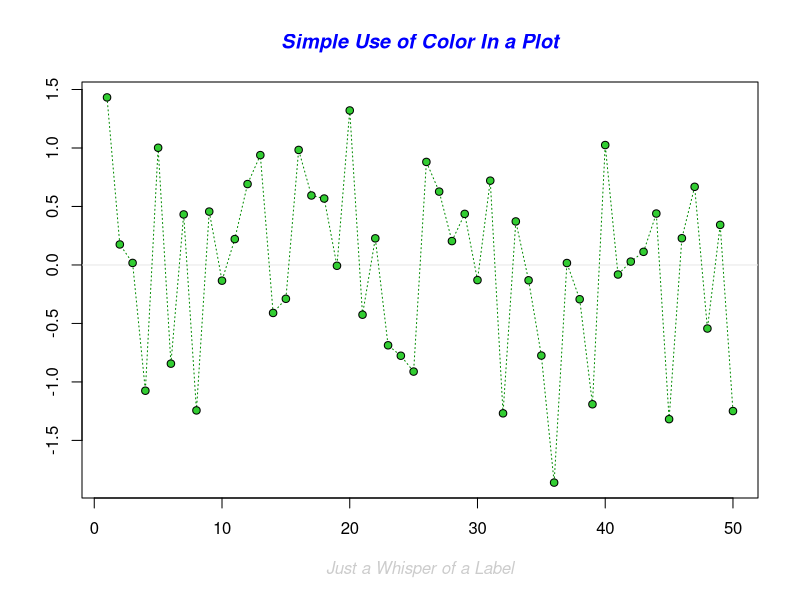
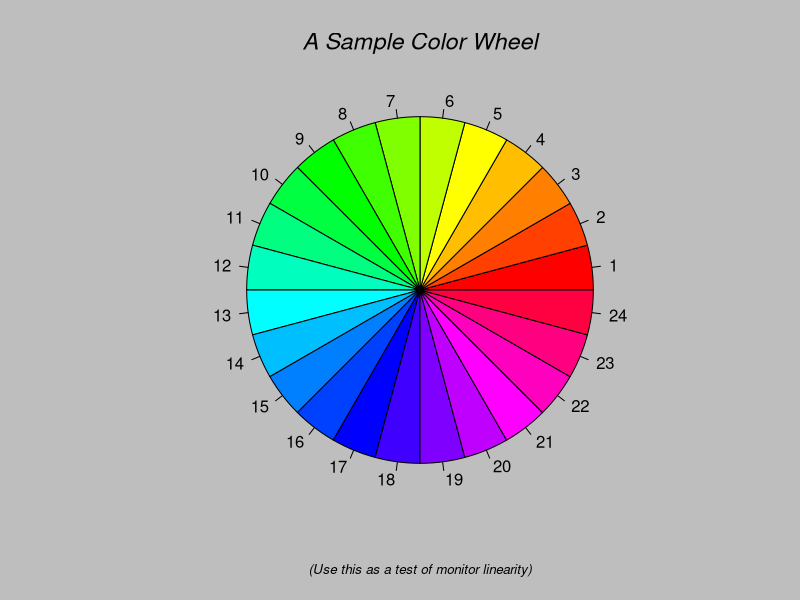
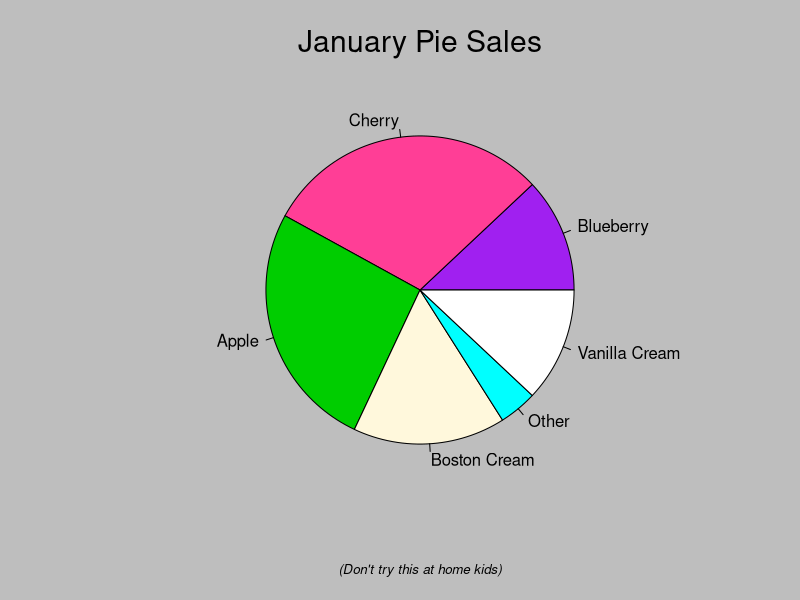
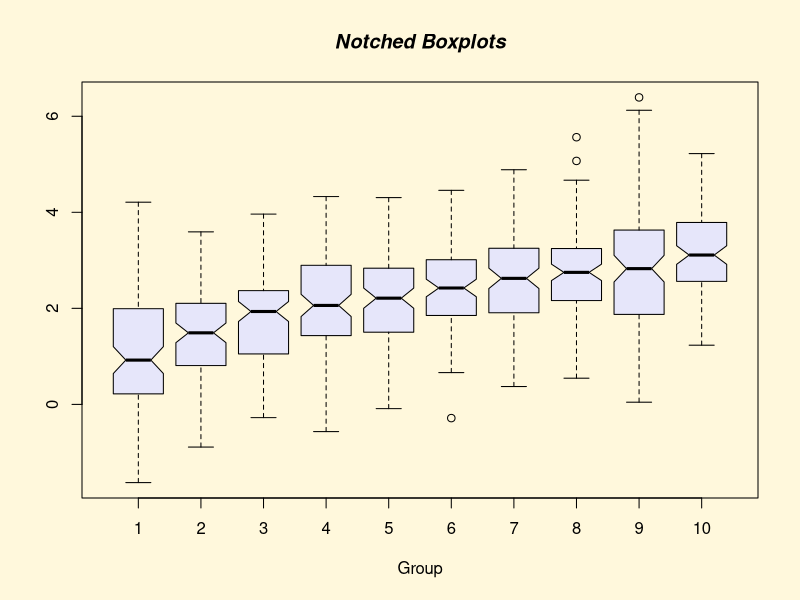
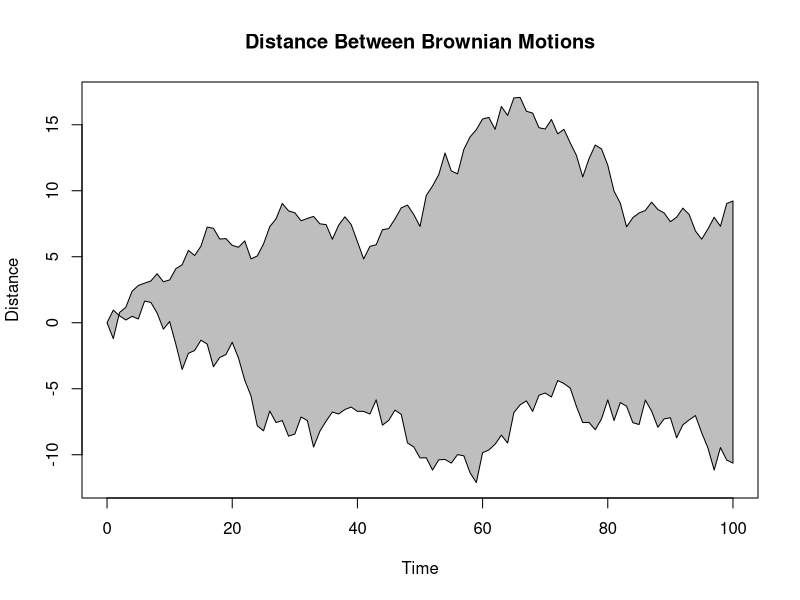
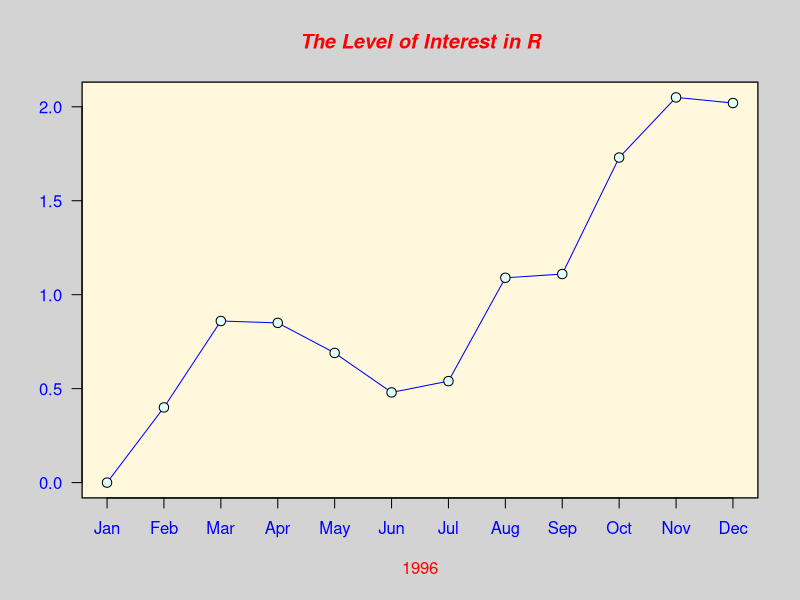
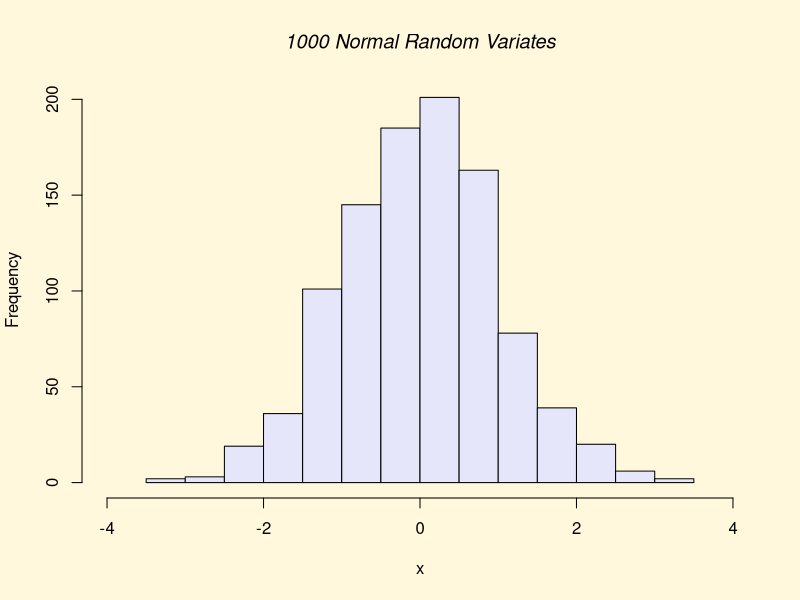
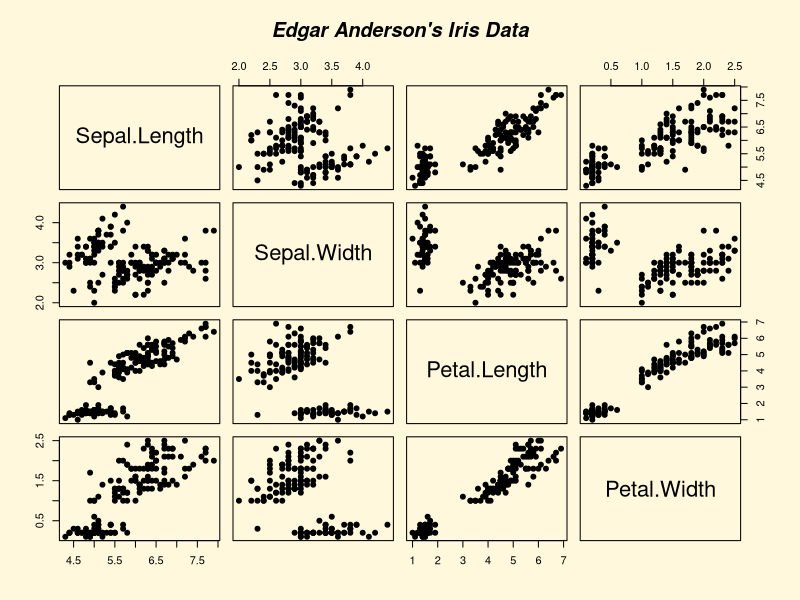

The R script that drew these images, in order:
## ---- chunk 1
demo(graphics)
## ---- chunk 2
demo(persp)
## ---- chunk 3
?device
## ---- chunk 4
# Open a pdf file
pdf()
# Open a png file
png()
# Open an svg file
svg()
## ---- chunk 5
pdf()
pdf()
svg()
# Get a list of open devices
dev.list()
# Get the current device
dev.cur()
## ---- chunk 6
pdf()
pdf()
svg()
dev.list()
# Set the current device to device number 2
dev.set(2)
## ---- chunk 7
pdf()
pdf()
svg()
dev.list()
# Close the active device
dev.off()
dev.list()
## ---- chunk 8
pdf()
pdf()
svg()
svg()
pdf()
pdf()
dev.list()
# Close device number 4
dev.off(4)
dev.list()
## ---- chunk 9
plot(iris$Petal.Width)
## ---- chunk 10
plot(iris$Species) # iris#Species is a factor
## ---- chunk 11
plot(c('1','2','3')) # Character vector coerced into numeric
plot(iris$Petal.Width > 1) # Logical vector coerced into numeric
## ---- chunk 12
plot(
  x = iris$Petal.Width,
  y = iris$Sepal.Width,
)
## ---- chunk 13
plot(
  x = iris$Species,
  y = iris$Sepal.Width,
)
## ---- chunk 14
lst <- list(x=1:10, y=2*(1:10), z=3:5)
plot(lst)
## ---- chunk 15
plot(iris)
## ---- chunk 16
plot(sin, from=0, to=2*pi)
## ---- chunk 17
boxplot(iris$Sepal.Width)
## ---- chunk 18
hist(iris$Sepal.Width, breaks=20)
## ---- chunk 19
hist(iris$Sepal.Width, breaks=20, freq=FALSE)
## ---- chunk 20
barplot(table(iris$Species))
## ---- chunk 21
# survey <- read.csv('/course/data/survey.csv', header=TRUE)
# tab <- table(survey$gender, survey$study.area)
## ---- chunk 22
# survey <- read.csv('data/survey.csv', header=TRUE)
# tab <- table(survey$gender, survey$study.area)
# barplot(tab, beside=TRUE, legend=TRUE)
## ---- chunk 23
curve(sin, from=0, to=2*pi)
## ---- chunk 24
curve(x^2 + 2*x -2, from=-3, to=3)
## ---- chunk 25
curve(sin, from=0, to=2*pi)
## ---- chunk 26
curve(x^2 + 2*x -2, from=-3, to=3)
## ---- chunk 27
plot(
  x = 1:10,
  y = 10:1,
  type = "b",
  main = "A customised plot",
  sub = "With a sub-heading",
  xlab = "Ten random values",
  ylab = "Ten more random values",
  xlim = c(-2, 12),
  ylim = c(-2, 12),
)
## ---- chunk 28
?par
## ---- chunk 29
plot(
  x = 1:10,
  y = 10:1,
  main = "A demonstration",
  cex.main = 3,
  font.main = 2,
  xlab = "The x-axis",
  ylab = "The y-axis",
  col.lab = "blue",
  type = "b",
  col = "red",
  lty = "dashed",
  lwd = 2,
  pch = "&",
)
## ---- chunk 30
par(
  cex.main = 3,
  font.main = 2,
  col.lab = "blue",
  col = "red",
  lty = "dashed",
  lwd = 2,
  pch = "&"
)
plot(
  x = 1:10,
  y = 10:1,
  main = "A demonstration",
  xlab = "The x-axis",
  ylab = "The y-axis",
  type = "b",
)
## ---- chunk 31
old_par <- par()
# Make changes to parameters
# Produce graphs
par(old_par)
## ---- chunk 32
par()
## ---- chunk 33
plot(
  x = 1:25,
  pch = 1:25
)
## ---- chunk 34
colors()
## ---- chunk 35
demo(colors)
## ---- chunk 36
plot(1:10)
points(
  x = c(2, 3),
  y = c(9, 9),
)
## ---- chunk 37
plot(1:10)
points(
  x = c(2, 3),
  y = c(9, 9),
  pch = 8, # 8 is a star
  col = 'red',
)
## ---- chunk 38
plot(1:10)
lines(
  c(2, 3, 4, 5),
  c(9, 9, 8, 8),
)
## ---- chunk 39
plot(1:10)
lines(
  x = c(2, 3, 4, 5),
  y = c(9, 9, 8, 8),
  lty = 5, # 5 is longdash
  lwd = 2,
  col = 'blue',
)
## ---- chunk 40
plot(1:10)
# Add a line with gradient 4, y-intercept 0.5
abline(
  a = c(4, 6),
  b = c(0.5, -1),
)
# Add a line with gradient 6, y-intercept -1
abline(
  a = 6,
  b = -1,
)
## ---- chunk 41
plot(1:10)
abline(
  a = 6,
  b = -0.5,
  lty = 5,
  lwd = 2,
  col = 'blue',
)
## ---- chunk 42
curve(
  x^2 + 2*x -2,
  from = -3,
  to = 3,
  col = 'blue',
  lwd = 2,
)
abline(
  h = 0,
  lty = 3,
)
abline(
  v = 0,
  lty = 3,
)
## ---- chunk 43
# Plot the sin curve
plot(
  sin,
  from = 0,
  to = 2*pi,
)
# Add points at the max and min
points(
  x = c(pi/2, 3*pi/2),
  y = c(1, -1),
)
# Add text at the max and min
text(
  x = c(pi/2, 3*pi/2),
  y = c(1, -1),
  labels = c('Max', 'Min'),
)
## ---- chunk 44
# Plot the sin curve
plot(
  sin,
  from = 0,
  to = 2*pi,
)
# Add points at the max and min
points(
  x = c(pi/2, 3*pi/2),
  y = c(1, -1),
)
# Add text at the max and min
text(
  x = c(pi/2, 3*pi/2),
  y = c(1, -1),
  labels = c('Max', 'Min'),
  pos = c(3, 4),
  offset = c(0.5, 0.5),
  font = c(2, 3),
  cex = c(1.5, 1.5),
  col = c('green', 'red'),
)
## ---- chunk 45
plot(sin, from=0, to=2*pi)
plot(cos, from=0, to=2*pi)
## ---- chunk 46
plot(sin, from=0, to=2*pi)
plot(cos, from=0, to=2*pi, add=TRUE)
## ---- chunk 47
par(mfrow = c(2, 2))
plot(sin, from=0, to=2*pi)
plot(cos, from=0, to=2*pi)
## ---- chunk 48
par(mfcol = c(2, 2))
plot(sin, from=0, to=2*pi)
plot(cos, from=0, to=2*pi)
